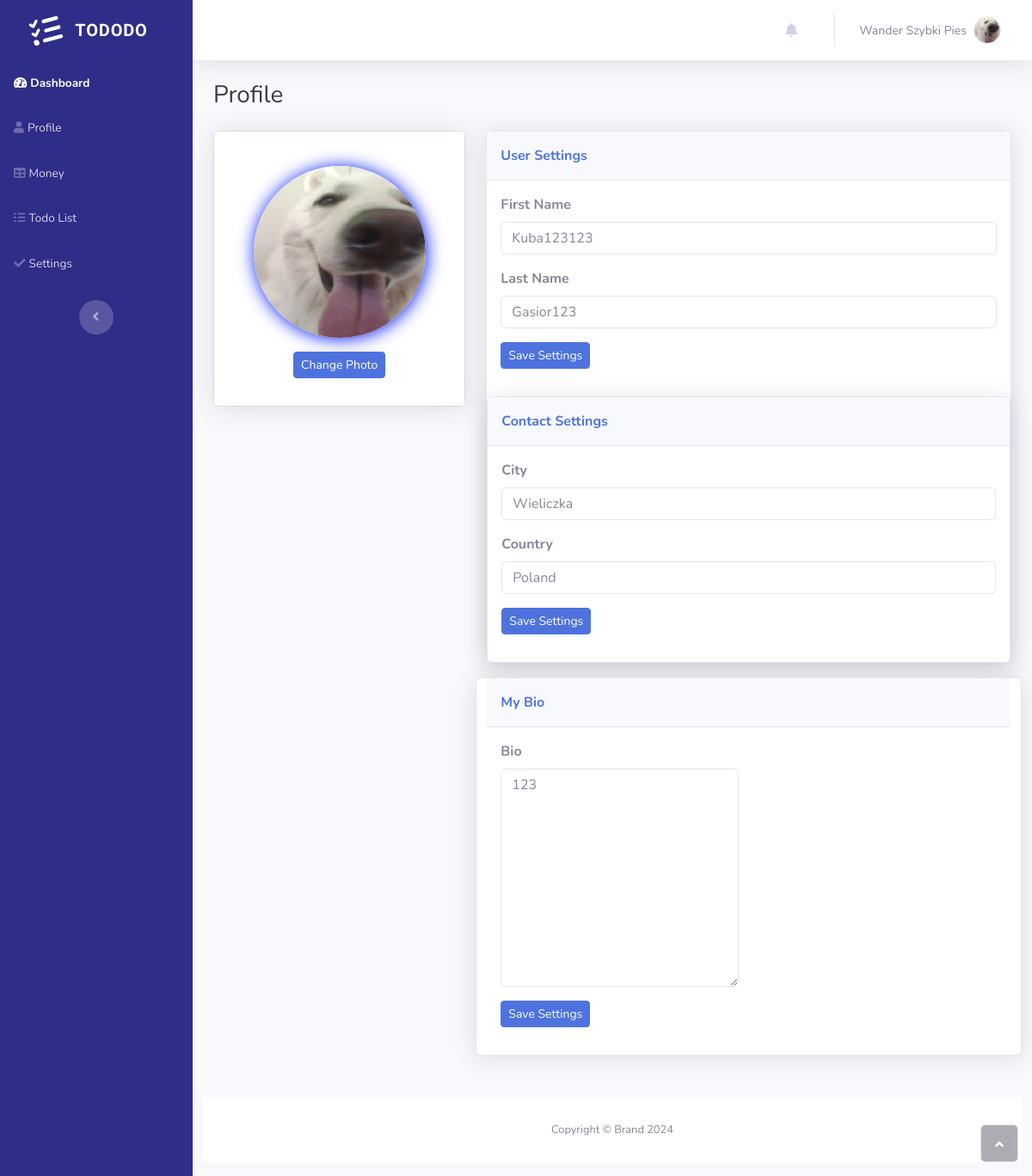
Page /profile_settings/1/ (signed in) on the committed database.
### todolist/models.py (models this page shows, shortened)
class User(AbstractUser):
    country = models.ForeignKey(Country, on_delete=models.CASCADE, default=1)
    city = models.CharField(max_length=30, default='Unknown')
    name = models.CharField(max_length=30, default='Unknown')
    last_name = models.CharField(max_length=30, default='Unknown')
    email = models.EmailField(unique=True)
    is_user_password_set = models.BooleanField(default=False)
    is_active = models.BooleanField(default=False)
    activation_token = models.CharField(max_length=36, unique=True, blank=True)
    bio = models.TextField(null=True, blank=True)
    avatar = models.ImageField(null=True, default="Avatarwander.png")
    born = models.DateTimeField(null=True)

class Country(models.Model):
    country = models.CharField(max_length=30)
    def __str__(self) ->str:
        return self.country

### todolist/decorators.py (the view)
    def _wrapped_view(request, *args, **kwargs):
        if not request.user.is_authenticated:
            return redirect('todolist:login')  # if user is not authenticated redirect him to login view
        if not request.user.is_active:
            return redirect('todolist:required_active_user')
        user_id = kwargs.get('user_id')
        if request.user.id != int(user_id):
            return HttpResponse('This is not your property')
        return view_func(request, *args, **kwargs)

### todolist/forms.py
class ProfileSettings(forms.ModelForm):
    class Meta:
        model= User
        fields= [
            'name', 'last_name',
        ]

class ProfileSettingsAdress(forms.ModelForm):
    class Meta:
        model= User
        fields= [
             'city', 'country',
        ]

### tododo/context_processors.py (called while the page is built)
def user_id(request):
    if request.user.is_authenticated:
        return {'user_id' : request.user.id,
                'task_count': request.user.todolists.count(),
                'task_important_count': request.user.todolists.filter(important=True).count()}
    return {'user_id' : None}

### todolist/views.py (called while the page is built, shortened)
@required_active
def profile_settings(request, user_id):
    user = get_object_or_404(User, id=user_id)
    user_form = ProfileSettings(instance=user)
    user_form_avatar = ProfileSettingsAvatar(instance=user)
    user_form_adress = ProfileSettingsAdress(instance=user)
    user_form_bio = ProfileSettingsBio(instance=user)
    context = {
        'user': user,
        'user_form': user_form,
        'user_form_adress': user_form_adress,
        'user_form_avatar': user_form_avatar,
        'user_form_bio': user_form_bio,
    }
    return render(request, 'profile_settings.html', context)

### templates/profile_settings.html (shortened to what this page needs)
{% extends "main.html" %}
{% load widget_tweaks %}
{% block content %}
                <div class="container-fluid">
                    <h3 class="text-dark mb-4">Profile</h3>
                    <div class="row mb-3">
                        <div class="col-lg-4">
                            <div class="card mb-3">
                                <div class="card-body text-center shadow">
                                    <img class="rounded-circle mb-3 mt-4 img-fluid" src="{{ user.avatar.url }}" alt="User Avatar" style="box-shadow: 1px 1px 20px rgb(0,25,255); width: 200px; height: 200px; border-radius: 50%; object-fit: cover;">
                                    <div class="mb-3">
                                        <button class="btn btn-primary btn-sm" data-bs-toggle="modal" data-bs-target="#changePhotoModal">Change Photo</button>
                                    </div>
                                </div>
                            </div>
                        </div>
                        <div class="col-lg-8">
                            <div class="row">
                                <div class="col">
                                    <div class="card shadow mb-3">
                                        <div class="card-header py-3">
                                            <p class="text-primary m-0 fw-bold">User Settings</p>
                                        </div>
                                        <div class="card-body">
                                            <form method='POST' action=''>
                                                <div class="row">
                                                    <div class="col">
                                                        <div class="mb-3"><label class="form-label" for="first_name"><strong>First Name</strong></label>{% render_field user_form.name class+="form-control" %}
                                                    </div>
                                                    <div class="col">
                                                        <div class="mb-3"><label class="form-label" for="last_name"><strong>Last Name</strong></label>{% render_field user_form.last_name class+="form-control" %}</div>
                                                    </div>
                                                </div>
                                                <div class="mb-3"><button class="btn btn-primary btn-sm" type="submit" name="update_profile">Save Settings</button></div>
                                            </form>
                                        </div>
                                    </div>
                                    <div class="card shadow">
                                        <div class="card-header py-3">
                                            <p class="text-primary m-0 fw-bold">Contact Settings</p>
                                        </div>
                                        <div class="card-body">
                                            <form method='POST' action=''>
                                                <div class="row">
                                                    <div class="col">
                                                        <div class="mb-3"><label class="form-label"><strong>City</strong></label>{% render_field user_form_adress.city autocomplete="city" class+="form-control" %}
                                                    </div>
                                                    <div class="col">
                                                        <div class="mb-3"><label class="form-label"><strong>Country</strong></label>{% render_field user_form_adress.country autocomplete="address" class+="form-control" %}
                                                    </div>
                                                </div>
                                                <div class="mb-3"><button class="btn btn-primary btn-sm" type="submit" name="update_adress">Save Settings</button></div>
                                            </form>
                                        </div>
                                    </div>
                                </div>
                            </div>
                        </div>
                    </div>
                    <div class="card shadow mb-5">
                        <div class="card-header py-3">
                            <p class="text-primary m-0 fw-bold">My Bio</p>
                        </div>
                        <div class="card-body">
                            <div class="row">
                                <div class="col-md-6">
                                    <form method='POST' action=''>
                                        <div class="mb-3"><label class="form-label"><strong>Bio</strong></label>{% render_field user_form_bio.bio class+="form-control" %}</div>
                                        <div class="mb-3"><button class="btn btn-primary btn-sm" type="submit" name="update_bio">Save Settings</button></div>
                                    </form>
                                </div>
                            </div>
                        </div>
                    </div>
                </div>
            </div>
            <footer class="bg-white sticky-footer">
                <div class="container my-auto">
                    <div class="text-center my-auto copyright"><span>Copyright © Brand 2024</span></div>
                </div>
            </footer>
        </div><a class="border rounded d-inline scroll-to-top" href="#page-top"><i class="fas fa-angle-up"></i></a>
    </div>
</body>
{% endblock content %}

### templates/navbar.html (shortened to what this page needs)
{% load static %}
{% load tz %}
<body id="page-top">
    <div id="wrapper">
        <nav class="navbar align-items-start sidebar sidebar-dark accordion bg-gradient-primary p-0 navbar-dark" style="background: rgb(46,45,136);">
            <div class="container-fluid d-flex flex-column p-0"><a class="navbar-brand d-flex justify-content-center align-items-center sidebar-brand m-0" href="{% url 'todolist:home' %}">
                    <div class="sidebar-brand-icon rotate-n-15"></div>
                    <div class="sidebar-brand-text mx-3"><span style="font-family: 'Akaya Kanadaka', serif;font-size: 20px;">TODODO</span></div>
                </a>
                <ul class="navbar-nav text-light" id="accordionSidebar">
                    <li class="nav-item"><a class="nav-link active" href={% url 'todolist:dashboard' user_id=user_id %}><i class="fas fa-tachometer-alt"></i><span>Dashboard</span></a></li>
                    <li class="nav-item"><a class="nav-link" href={% url 'todolist:profile' user_id=user_id %}><i class="fas fa-user"></i><span>Profile</span></a></li>
                    <li class="nav-item"><a class="nav-link" href={% url 'todolist:money_view' user_id=user_id %}><i class="fas fa-table"></i><span>Money</span></a></li>
                    <li class="nav-item"><a class="nav-link" href={% url 'todolist:todo_view' user_id=user_id %}><i class="fas fa-list-ul"></i><span>Todo List</span></a></li>
                    <li class="nav-item"><a class="nav-link" href={% url 'todolist:profile_settings' user_id=user_id %}><i class="fas fa-check"></i><span>Settings</span></a></li>
                </ul>
                <div class="text-center d-none d-md-inline"><button class="btn rounded-circle border-0" id="sidebarToggle" type="button"></button></div>
            </div>
        </nav>
        <div class="d-flex flex-column" id="content-wrapper">
            <div id="content">
                <nav class="navbar navbar-expand bg-white shadow mb-4 topbar">
                    <div class="container-fluid"><button class="btn btn-link d-md-none rounded-circle me-3" id="sidebarToggleTop" type="button"></button>
                        <ul class="navbar-nav flex-nowrap ms-auto">
                            <li class="nav-item dropdown no-arrow mx-1">
                                <div class="nav-item dropdown no-arrow"><a class="dropdown-toggle nav-link" aria-expanded="false" data-bs-toggle="dropdown" href="#"><i class="fas fa-bell fa-fw"></i></a>
                                </div>
                            </li>
                            <li class="nav-item dropdown no-arrow">
                                <div class="nav-item dropdown no-arrow"><a class="dropdown-toggle nav-link" aria-expanded="false" data-bs-toggle="dropdown" href="#"><span class="d-none d-lg-inline me-2 text-gray-600 small">Wander Szybki Pies</span><img class="border rounded-circle img-profile" src="{{ user.avatar.url }}"></a>
                                </div>
                            </li>
                        </ul>
                    </div>
                </nav>

### rows in the picture
User: avatar (picture), name "Kuba123123", last_name "Gasior123", city "Wieliczka", bio "123"
Country: country "Poland"
